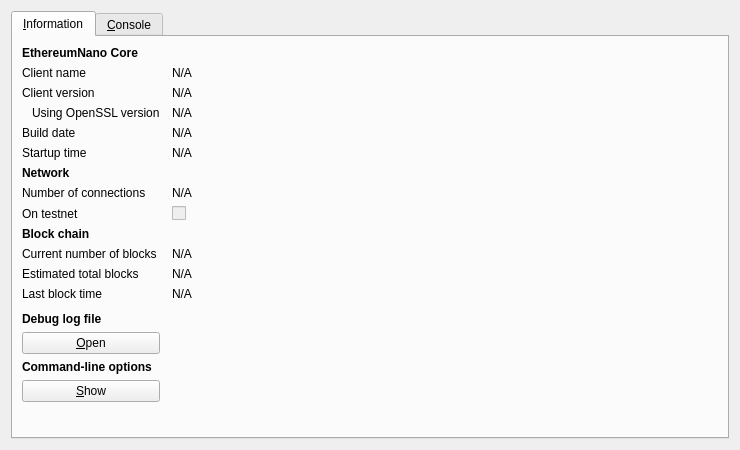
<?xml version="1.0" encoding="UTF-8"?>
<ui version="4.0">
 <class>RPCConsole</class>
 <widget class="QDialog" name="RPCConsole">
  <property name="geometry">
   <rect>
    <x>0</x>
    <y>0</y>
    <width>740</width>
    <height>450</height>
   </rect>
  </property>
  <property name="windowTitle">
   <string>EthereumNano - Debug window</string>
  </property>
  <layout class="QVBoxLayout" name="verticalLayout_2">
   <item>
    <widget class="QTabWidget" name="tabWidget">
     <property name="currentIndex">
      <number>0</number>
     </property>
     <widget class="QWidget" name="tab_info">
      <attribute name="title">
       <string>&amp;Information</string>
      </attribute>
      <layout class="QGridLayout" name="gridLayout" columnstretch="0,1">
       <property name="horizontalSpacing">
        <number>12</number>
       </property>
       <item row="0" column="0">
        <widget class="QLabel" name="label_9">
         <property name="font">
          <font>
           <weight>75</weight>
           <bold>true</bold>
          </font>
         </property>
         <property name="text">
          <string>EthereumNano Core</string>
         </property>
        </widget>
       </item>
       <item row="1" column="0">
        <widget class="QLabel" name="label_5">
         <property name="text">
          <string>Client name</string>
         </property>
        </widget>
       </item>
       <item row="1" column="1">
        <widget class="QLabel" name="clientName">
         <property name="cursor">
          <cursorShape>IBeamCursor</cursorShape>
         </property>
         <property name="text">
          <string>N/A</string>
         </property>
         <property name="textFormat">
          <enum>Qt::PlainText</enum>
         </property>
         <property name="textInteractionFlags">
          <set>Qt::LinksAccessibleByMouse|Qt::TextSelectableByKeyboard|Qt::TextSelectableByMouse</set>
         </property>
        </widget>
       </item>
       <item row="2" column="0">
        <widget class="QLabel" name="label_6">
         <property name="text">
          <string>Client version</string>
         </property>
        </widget>
       </item>
       <item row="2" column="1">
        <widget class="QLabel" name="clientVersion">
         <property name="cursor">
          <cursorShape>IBeamCursor</cursorShape>
         </property>
         <property name="text">
          <string>N/A</string>
         </property>
         <property name="textFormat">
          <enum>Qt::PlainText</enum>
         </property>
         <property name="textInteractionFlags">
          <set>Qt::LinksAccessibleByMouse|Qt::TextSelectableByKeyboard|Qt::TextSelectableByMouse</set>
         </property>
        </widget>
       </item>
       <item row="3" column="0">
        <widget class="QLabel" name="label_14">
         <property name="text">
          <string>Using OpenSSL version</string>
         </property>
         <property name="indent">
          <number>10</number>
         </property>
        </widget>
       </item>
       <item row="3" column="1">
        <widget class="QLabel" name="openSSLVersion">
         <property name="cursor">
          <cursorShape>IBeamCursor</cursorShape>
         </property>
         <property name="text">
          <string>N/A</string>
         </property>
         <property name="textFormat">
          <enum>Qt::PlainText</enum>
         </property>
         <property name="textInteractionFlags">
          <set>Qt::LinksAccessibleByMouse|Qt::TextSelectableByKeyboard|Qt::TextSelectableByMouse</set>
         </property>
        </widget>
       </item>
       <item row="4" column="0">
        <widget class="QLabel" name="label_12">
         <property name="text">
          <string>Build date</string>
         </property>
        </widget>
       </item>
       <item row="4" column="1">
        <widget class="QLabel" name="buildDate">
         <property name="cursor">
          <cursorShape>IBeamCursor</cursorShape>
         </property>
         <property name="text">
          <string>N/A</string>
         </property>
         <property name="textFormat">
          <enum>Qt::PlainText</enum>
         </property>
         <property name="textInteractionFlags">
          <set>Qt::LinksAccessibleByMouse|Qt::TextSelectableByKeyboard|Qt::TextSelectableByMouse</set>
         </property>
        </widget>
       </item>
       <item row="5" column="0">
        <widget class="QLabel" name="label_13">
         <property name="text">
          <string>Startup time</string>
         </property>
        </widget>
       </item>
       <item row="5" column="1">
        <widget class="QLabel" name="startupTime">
         <property name="cursor">
          <cursorShape>IBeamCursor</cursorShape>
         </property>
         <property name="text">
          <string>N/A</string>
         </property>
         <property name="textFormat">
          <enum>Qt::PlainText</enum>
         </property>
         <property name="textInteractionFlags">
          <set>Qt::LinksAccessibleByMouse|Qt::TextSelectableByKeyboard|Qt::TextSelectableByMouse</set>
         </property>
        </widget>
       </item>
       <item row="6" column="0">
        <widget class="QLabel" name="label_11">
         <property name="font">
          <font>
           <weight>75</weight>
           <bold>true</bold>
          </font>
         </property>
         <property name="text">
          <string>Network</string>
         </property>
        </widget>
       </item>
       <item row="7" column="0">
        <widget class="QLabel" name="label_7">
         <property name="text">
          <string>Number of connections</string>
         </property>
        </widget>
       </item>
       <item row="7" column="1">
        <widget class="QLabel" name="numberOfConnections">
         <property name="cursor">
          <cursorShape>IBeamCursor</cursorShape>
         </property>
         <property name="text">
          <string>N/A</string>
         </property>
         <property name="textFormat">
          <enum>Qt::PlainText</enum>
         </property>
         <property name="textInteractionFlags">
          <set>Qt::LinksAccessibleByMouse|Qt::TextSelectableByKeyboard|Qt::TextSelectableByMouse</set>
         </property>
        </widget>
       </item>
       <item row="8" column="0">
        <widget class="QLabel" name="label_8">
         <property name="text">
          <string>On testnet</string>
         </property>
        </widget>
       </item>
       <item row="8" column="1">
        <widget class="QCheckBox" name="isTestNet">
         <property name="enabled">
          <bool>false</bool>
         </property>
         <property name="text">
          <string/>
         </property>
        </widget>
       </item>
       <item row="9" column="0">
        <widget class="QLabel" name="label_10">
         <property name="font">
          <font>
           <weight>75</weight>
           <bold>true</bold>
          </font>
         </property>
         <property name="text">
          <string>Block chain</string>
         </property>
        </widget>
       </item>
       <item row="10" column="0">
        <widget class="QLabel" name="label_3">
         <property name="text">
          <string>Current number of blocks</string>
         </property>
        </widget>
       </item>
       <item row="10" column="1">
        <widget class="QLabel" name="numberOfBlocks">
         <property name="cursor">
          <cursorShape>IBeamCursor</cursorShape>
         </property>
         <property name="text">
          <string>N/A</string>
         </property>
         <property name="textFormat">
          <enum>Qt::PlainText</enum>
         </property>
         <property name="textInteractionFlags">
          <set>Qt::LinksAccessibleByMouse|Qt::TextSelectableByKeyboard|Qt::TextSelectableByMouse</set>
         </property>
        </widget>
       </item>
       <item row="11" column="0">
        <widget class="QLabel" name="label_4">
         <property name="text">
          <string>Estimated total blocks</string>
         </property>
        </widget>
       </item>
       <item row="11" column="1">
        <widget class="QLabel" name="totalBlocks">
         <property name="cursor">
          <cursorShape>IBeamCursor</cursorShape>
         </property>
         <property name="text">
          <string>N/A</string>
         </property>
         <property name="textFormat">
          <enum>Qt::PlainText</enum>
         </property>
         <property name="textInteractionFlags">
          <set>Qt::LinksAccessibleByMouse|Qt::TextSelectableByKeyboard|Qt::TextSelectableByMouse</set>
         </property>
        </widget>
       </item>
       <item row="12" column="0">
        <widget class="QLabel" name="label_2">
         <property name="text">
          <string>Last block time</string>
         </property>
        </widget>
       </item>
       <item row="12" column="1">
        <widget class="QLabel" name="lastBlockTime">
         <property name="cursor">
          <cursorShape>IBeamCursor</cursorShape>
         </property>
         <property name="text">
          <string>N/A</string>
         </property>
         <property name="textFormat">
          <enum>Qt::PlainText</enum>
         </property>
         <property name="textInteractionFlags">
          <set>Qt::LinksAccessibleByMouse|Qt::TextSelectableByKeyboard|Qt::TextSelectableByMouse</set>
         </property>
        </widget>
       </item>
       <item row="13" column="0">
        <spacer name="verticalSpacer_2">
         <property name="orientation">
          <enum>Qt::Vertical</enum>
         </property>
         <property name="sizeHint" stdset="0">
          <size>
           <width>20</width>
           <height>20</height>
          </size>
         </property>
        </spacer>
       </item>
       <item row="14" column="0">
        <widget class="QLabel" name="labelDebugLogfile">
         <property name="font">
          <font>
           <weight>75</weight>
           <bold>true</bold>
          </font>
         </property>
         <property name="text">
          <string>Debug log file</string>
         </property>
        </widget>
       </item>
       <item row="15" column="0">
        <widget class="QPushButton" name="openDebugLogfileButton">
         <property name="toolTip">
          <string>Open the EthereumNano debug log file from the current data directory. This can take a few seconds for large log files.</string>
         </property>
         <property name="text">
          <string>&amp;Open</string>
         </property>
         <property name="autoDefault">
          <bool>false</bool>
         </property>
        </widget>
       </item>
       <item row="16" column="0">
        <widget class="QLabel" name="labelCLOptions">
         <property name="font">
          <font>
           <weight>75</weight>
           <bold>true</bold>
          </font>
         </property>
         <property name="text">
          <string>Command-line options</string>
         </property>
        </widget>
       </item>
       <item row="17" column="0">
        <widget class="QPushButton" name="showCLOptionsButton">
         <property name="toolTip">
          <string>Show the EthereumNano-Qt help message to get a list with possible EthereumNano command-line options.</string>
         </property>
         <property name="text">
          <string>&amp;Show</string>
         </property>
         <property name="autoDefault">
          <bool>false</bool>
         </property>
        </widget>
       </item>
       <item row="18" column="0">
        <spacer name="verticalSpacer">
         <property name="orientation">
          <enum>Qt::Vertical</enum>
         </property>
         <property name="sizeHint" stdset="0">
          <size>
           <width>20</width>
           <height>40</height>
          </size>
         </property>
        </spacer>
       </item>
      </layout>
     </widget>
     <widget class="QWidget" name="tab_console">
      <attribute name="title">
       <string>&amp;Console</string>
      </attribute>
      <layout class="QVBoxLayout" name="verticalLayout_3">
       <property name="spacing">
        <number>3</number>
       </property>
       <item>
        <widget class="QTextEdit" name="messagesWidget">
         <property name="minimumSize">
          <size>
           <width>0</width>
           <height>100</height>
          </size>
         </property>
         <property name="readOnly">
          <bool>true</bool>
         </property>
         <property name="tabKeyNavigation" stdset="0">
          <bool>false</bool>
         </property>
         <property name="columnCount" stdset="0">
          <number>2</number>
         </property>
        </widget>
       </item>
       <item>
        <layout class="QHBoxLayout" name="horizontalLayout">
         <property name="spacing">
          <number>3</number>
         </property>
         <item>
          <widget class="QLabel" name="label">
           <property name="text">
            <string notr="true">&gt;</string>
           </property>
          </widget>
         </item>
         <item>
          <widget class="QLineEdit" name="lineEdit"/>
         </item>
         <item>
          <widget class="QPushButton" name="clearButton">
           <property name="maximumSize">
            <size>
             <width>24</width>
             <height>24</height>
            </size>
           </property>
           <property name="toolTip">
            <string>Clear console</string>
           </property>
           <property name="text">
            <string/>
           </property>
           <property name="icon">
            <iconset resource="../bitcoin.qrc">
             <normaloff>:/icons/remove</normaloff>:/icons/remove</iconset>
           </property>
           <property name="shortcut">
            <string notr="true">Ctrl+L</string>
           </property>
           <property name="autoDefault">
            <bool>false</bool>
           </property>
          </widget>
         </item>
        </layout>
       </item>
      </layout>
     </widget>
    </widget>
   </item>
  </layout>
 </widget>
 <resources>
  <include location="../bitcoin.qrc"/>
 </resources>
 <connections/>
</ui>
